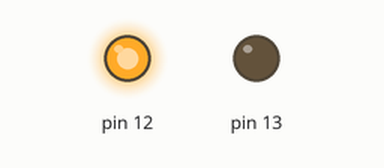
Simulated run of this sketch. Board: Arduino Uno, built with avr-gcc and run on an emulated ATmega328P. On the bench: output pins drawn as LEDs (lit = HIGH).

Above: at 1.0 s.
At 3.5 s:
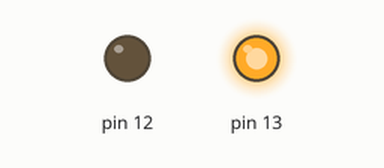
Timing chart, 0 to 6.5 s (numbered marks = the images above):
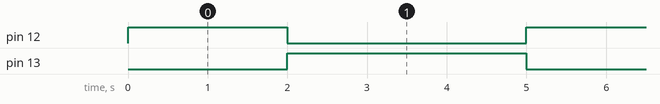

Measured:
- by itself, pin 12: alternates HIGH for 2.0 s and LOW for 3.0 s
- by itself, pin 13: alternates HIGH for 3.0 s and LOW for 2.0 s
- by itself, everything shown: repeats every 5.0 s, in 3 steps

The sketch:

___________LEDs.ino
```cpp
void setup() {  // Ορίζω τις δύο ακίδες 12 και 13 σαν εξόδους:
pinMode(12,OUTPUT);
pinMode(13,OUTPUT);
}

void loop() {  // Ο κώδικας που θέλω να γράψω:
digitalWrite(12,HIGH);//το LED στην ακίδα 12 ανάβει
delay(2000);//μένει αναμμένο για 2 sec
digitalWrite(12,LOW);//το LED στην ακίδα 12 σβήνει και αμέσως ανάβει το επόμενο
digitalWrite(13,HIGH);//το LED στην ακίδα 13 ανάβει
delay(3000);//μένει αναμμένο για 3 sec
digitalWrite(13,LOW);//το LED στην ακίδα 13 σβήνει
}
```
